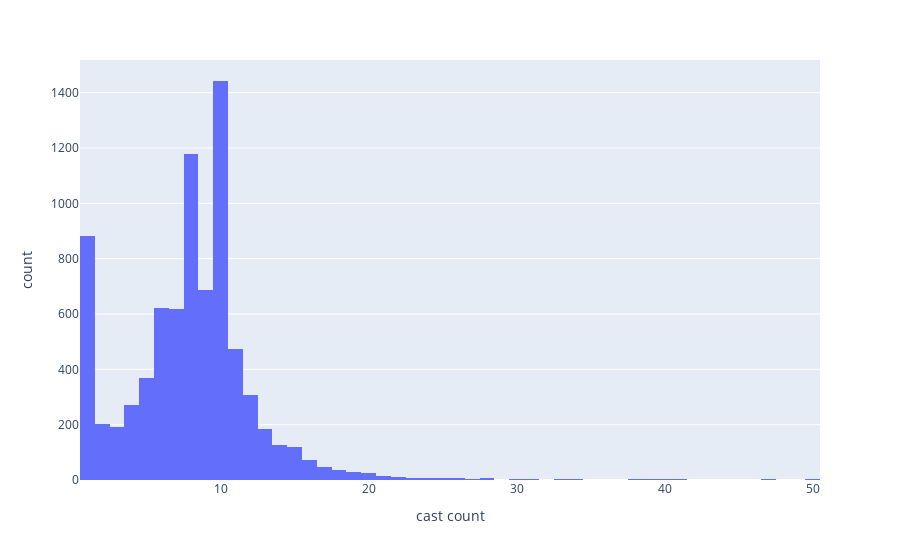

Notebook source saved alongside this figure:
### Code cell
px.histogram(netflix_titles,"cast count").update_xaxes(categoryorder="total descending") #Cast count in a movie or TVShow.

### Figure 1 — Plotly figure (JSON) as saved in the notebook; plotly's stock layout.template omitted (floating-point values rounded to 4 significant figures; data arrays with more than 128 entries replaced by an {"elided": "..."} marker saying what was removed)
{"data": [{"alignmentgroup": "True", "bingroup": "x", "hovertemplate": "cast count=%{x}<br>count=%{y}<extra></extra>", "legendgroup": "", "marker": {"color": "#636efa", "pattern": {"shape": ""}}, "name": "", "offsetgroup": "", "orientation": "v", "showlegend": false, "type": "histogram", "x": {"elided": "7982 int values"}, "xaxis": "x", "yaxis": "y"}], "layout": {"barmode": "relative", "legend": {"tracegroupgap": 0}, "margin": {"t": 60}, "xaxis": {"anchor": "y", "categoryorder": "total descending", "domain": [0, 1], "title": {"text": "cast count"}}, "yaxis": {"anchor": "x", "domain": [0, 1], "title": {"text": "count"}}}}
